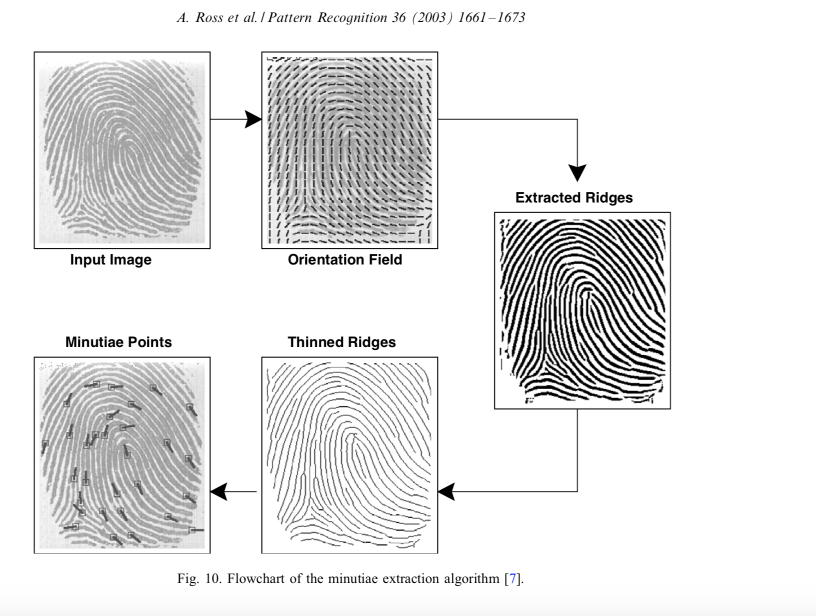
#> input picture data/1bis.png, 1632 x 1232 px (shown at 1/2 size)
$ python preprocess.py ../data/1bis.png   (older library calls are emulated)
#> lines starting #> are read from the running program, lines starting #| are printed output that depends on the picture; after the words box and inside, x2 and y2 are one past the last pixel; in counts of white or black regions, pixels touching at a corner belong together
# Author: Antonin Jousson
# coding: utf-8

from skimage import img_as_uint
from skimage.io import imread, imsave
from skimage.exposure import equalize_adapthist, rescale_intensity
from skimage.filters import threshold_local, gaussian
from skimage.filters.rank import enhance_contrast
from skimage.morphology import thin, disk
from skimage.util import invert

import argparse
import os

def apply_thresh(img, threshold):
	return img > threshold

def apply_preprocessing(img):
	# Intensity scaling
	img_intensity_scale = rescale_intensity(img, in_range= "dtype")

	# Contrast enhancing
	img_enhanced_contrast = enhance_contrast(img_intensity_scale, disk(5))
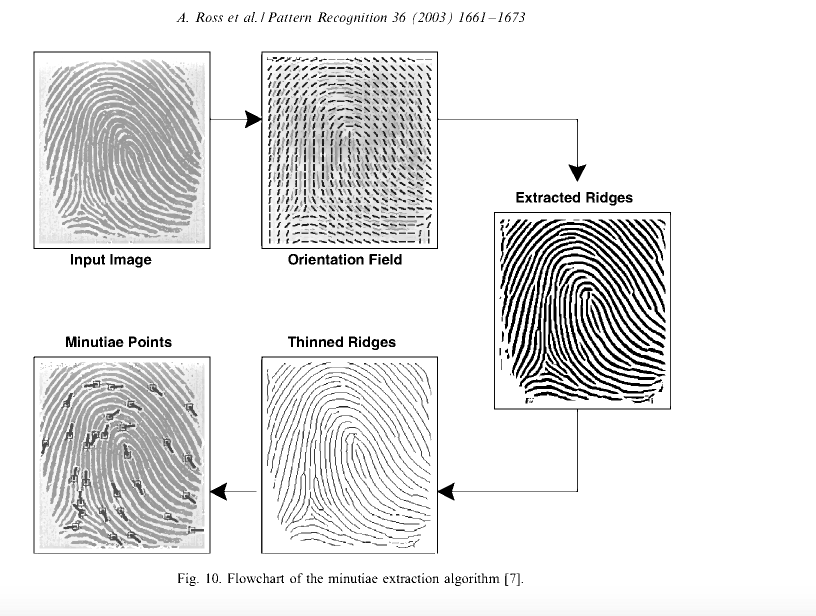
#> img_enhanced_contrast: shape (1232, 1632) (shown at 1/2 size); min 0, max 255, mean 230.9

	# Adaptive histogram equalizer
	img_equalized = equalize_adapthist(img_enhanced_contrast)
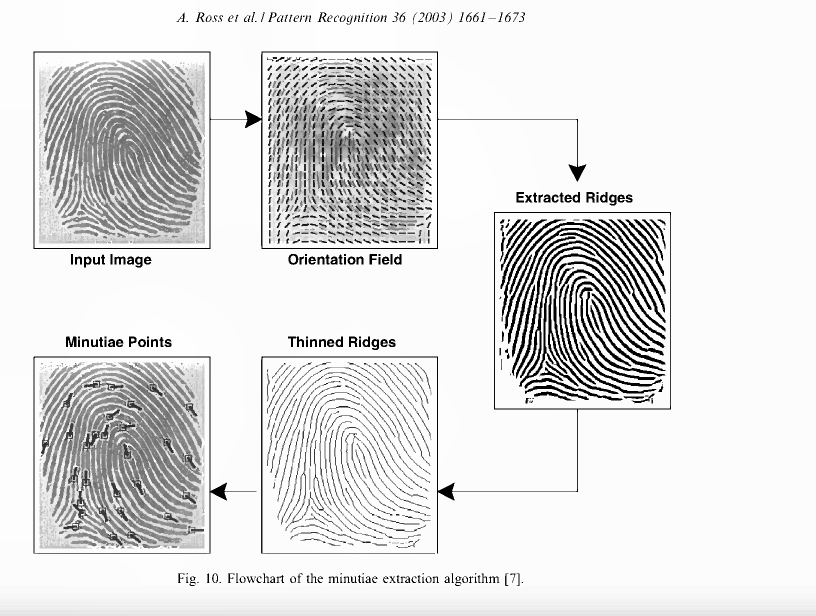
#> img_equalized: shape (1232, 1632) float64 (shown at 1/2 size); min 0, max 1, mean 0.883

	# Gaussian smoothing
	img_smoothed = gaussian(img_equalized)

	# Binarization with adaptive thresholding
	thresh_local = threshold_local(img_smoothed, 125, 'mean')
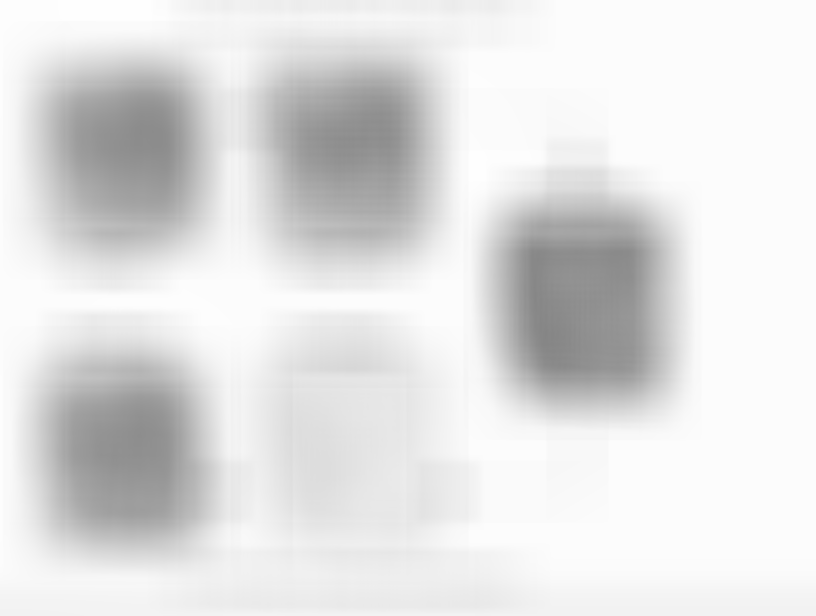
#> thresh_local: shape (1232, 1632) float64 (shown at 1/2 size); min 0.524, max 0.999, mean 0.883
	img_binarized = apply_thresh(img_smoothed,thresh_local)
#> in apply_thresh, `return img > threshold`:
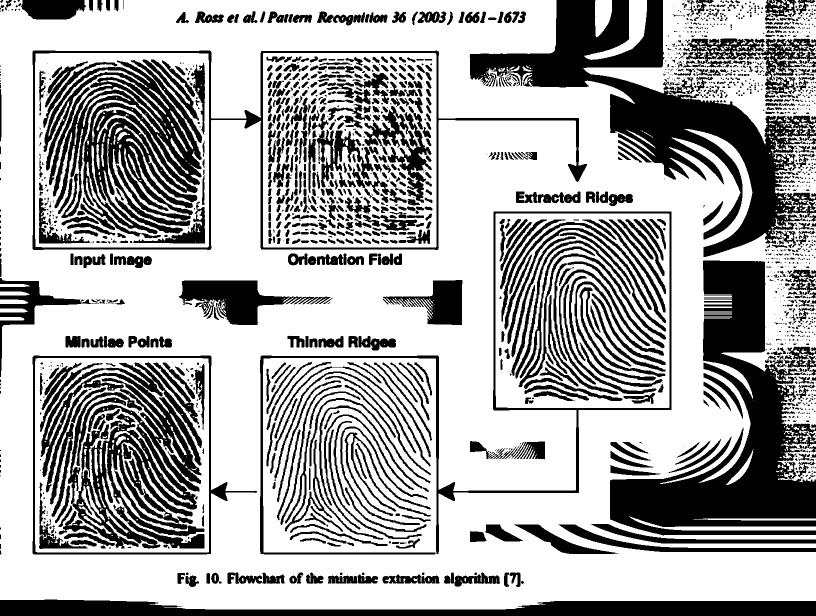
#> returned value: shape (1232, 1632) bool (shown at 1/2 size); 66.9% white; 1853 black regions (1062 under 20 px), largest, box (x1, y1, x2, y2) and area: (939, 0, 1632, 514) 91518, (1220, 521, 1632, 1071) 90348, (81, 725, 409, 1097) 49917

	# Thinning
	img_thinned = thin(invert(img_binarized))
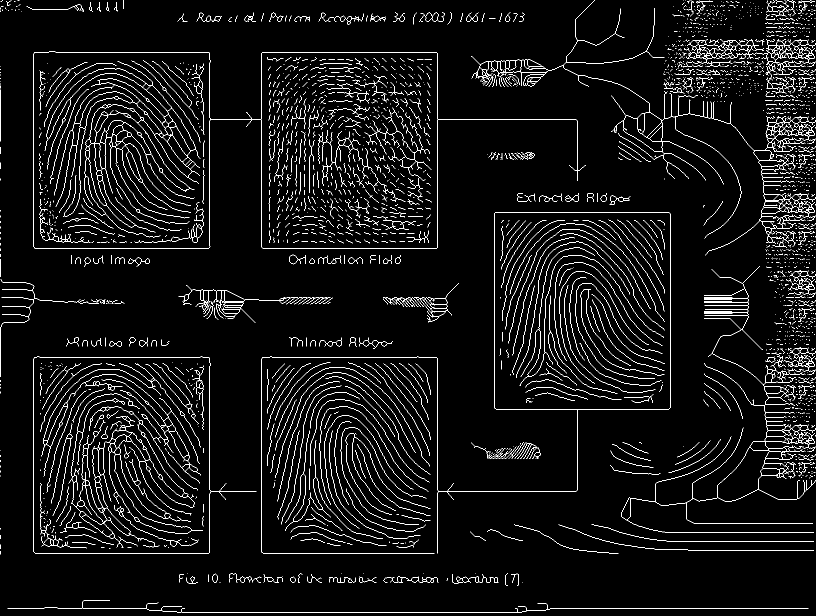
#> img_thinned: shape (1232, 1632) bool (shown at 1/2 size); 4.4% white in thin lines or dots

	return img_thinned

if __name__=="__main__":
	parser = argparse.ArgumentParser(description="Preprocess fingerprint image")
	parser.add_argument("filepath", nargs=1, help = "Input image location" , type=str)
	parser.add_argument("-s","--save", action='store_true', help = "Save result image as filename_preprocessed.png")

	args = parser.parse_args()
	image = imread(args.filepath[0], as_grey= True)

	print("Preprocessing image...")
	preprocessed_image = apply_preprocessing(image)

	if args.save:
		print("Saving results...")
		base_image_name = os.path.splitext(args.filepath[0])[0]
		imsave(base_image_name+"_preprocessed.png", img_as_uint(preprocessed_image))
